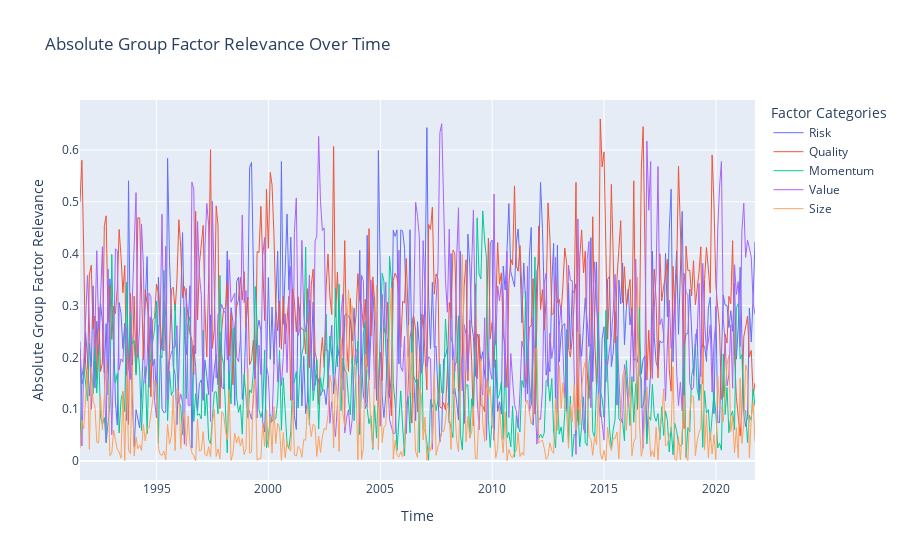
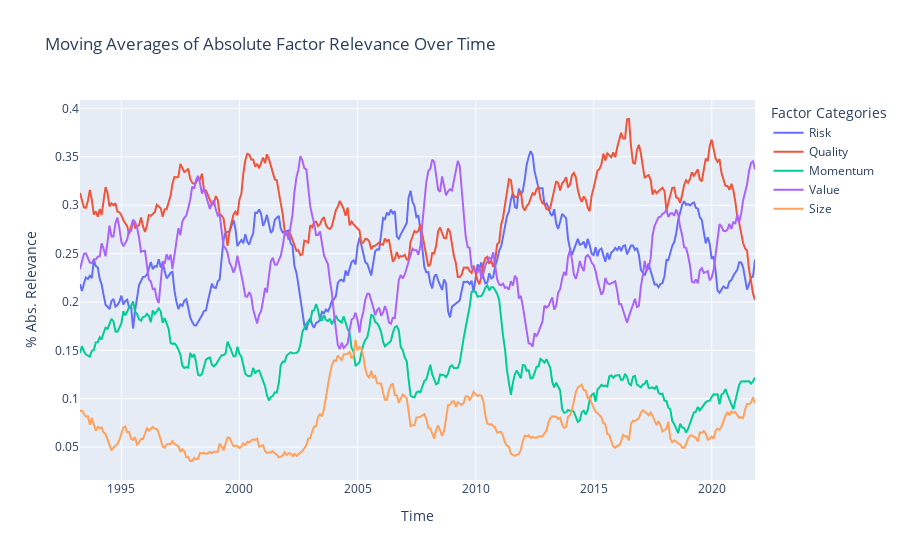
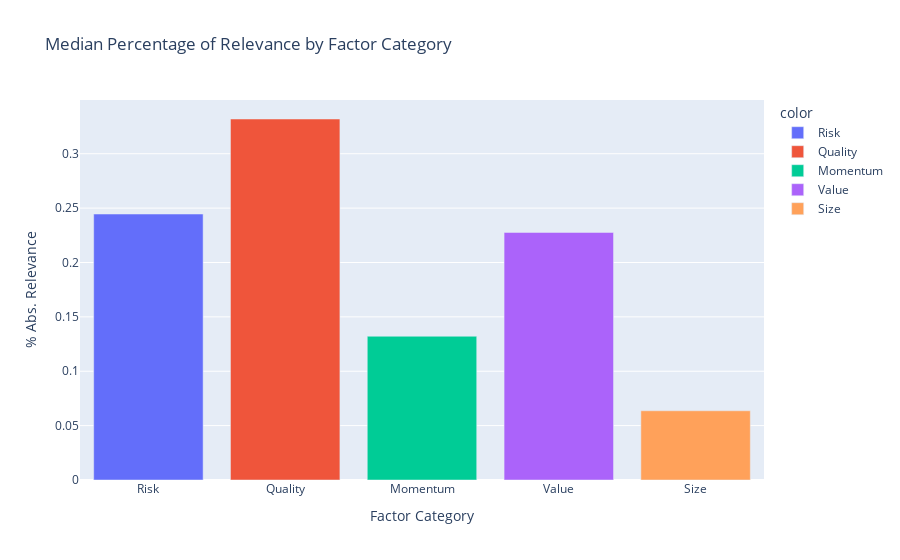

The code cell stored with these charts, in order, in its notebook:
### Code cell
# Create the figure
fig = go.Figure()
names = ["Risk", "Quality", "Momentum", "Value", "Size"]


for i in range(abs_group_factor_relevance.shape[0]):
    fig.add_trace(go.Scatter(x=sp500.index[65:], y=abs_group_factor_relevance[i, :] /\
                             abs_group_factor_relevance.sum(axis=0),
                             mode='lines', name=names[i],
                             line=dict(width=1)))

fig.update_layout(
    title="Absolute Group Factor Relevance Over Time",
    xaxis_title="Time",
    yaxis_title="Absolute Group Factor Relevance",
    legend_title="Factor Categories"
)

fig.show()

# --- Moving average of factor relevance ---
factor_ts = pd.DataFrame(dict(zip(names, abs_group_factor_relevance /abs_group_factor_relevance.sum(axis=0))))
# Apply a moving average to each column
moving_average_window = 20  # Adjust the window size as needed
factor_ts_ma = factor_ts.rolling(window=moving_average_window).mean()
factor_ts_ma["Date"] = sp500.index[66:]
factor_ts_ma.set_index('Date', inplace=True)
factor_ts_ma.dropna(inplace=True)

# Create the figure
fig = go.Figure()

# Add traces for each column
for column in factor_ts_ma.columns:
    fig.add_trace(go.Scatter(x=factor_ts_ma.index, y=factor_ts_ma[column],
                             mode='lines', name=column))

# Update layout and show the figure
fig.update_layout(
    title="Moving Averages of Absolute Factor Relevance Over Time",
    xaxis_title="Time",
    yaxis_title="% Abs. Relevance",
    legend_title="Factor Categories"
)

fig.show()



# --- Median Factor Relevance across time ---
abs_relevance_grouped = np.array([np.median(risk.sum(axis=1)),
                                  np.median(quality.sum(axis=1)),
                                  np.median(momentum.sum(axis=1)),
                                  np.median(value.sum(axis=1)),
                                  np.median(size)])


fig = px.bar(
    x=["Risk", "Quality", "Momentum", "Value", "Size"],
    y=abs_relevance_grouped / abs_relevance_grouped.sum(),
    title='Median Percentage of Relevance by Factor Category',
    color=["Risk", "Quality", "Momentum", "Value", "Size"]
    
)
fig.update_layout(
    xaxis_title = "Factor Category",
    yaxis_title = "% Abs. Relevance"
)
fig.show()

### Figure 1 — Plotly figure (JSON) as saved in the notebook; plotly's stock layout.template omitted (floating-point values rounded to 4 significant figures; data arrays with more than 128 entries replaced by an {"elided": "..."} marker saying what was removed)
{"data": [{"line": {"width": 1}, "mode": "lines", "name": "Risk", "type": "scatter", "x": {"elided": "364 str values"}, "y": {"elided": "363 float values"}}, {"line": {"width": 1}, "mode": "lines", "name": "Quality", "type": "scatter", "x": {"elided": "364 str values"}, "y": {"elided": "363 float values"}}, {"line": {"width": 1}, "mode": "lines", "name": "Momentum", "type": "scatter", "x": {"elided": "364 str values"}, "y": {"elided": "363 float values"}}, {"line": {"width": 1}, "mode": "lines", "name": "Value", "type": "scatter", "x": {"elided": "364 str values"}, "y": {"elided": "363 float values"}}, {"line": {"width": 1}, "mode": "lines", "name": "Size", "type": "scatter", "x": {"elided": "364 str values"}, "y": {"elided": "363 float values"}}], "layout": {"legend": {"title": {"text": "Factor Categories"}}, "title": {"text": "Absolute Group Factor Relevance Over Time"}, "xaxis": {"title": {"text": "Time"}}, "yaxis": {"title": {"text": "Absolute Group Factor Relevance"}}}}

### Figure 2 — Plotly figure (JSON) as saved in the notebook; plotly's stock layout.template omitted (floating-point values rounded to 4 significant figures; data arrays with more than 128 entries replaced by an {"elided": "..."} marker saying what was removed)
{"data": [{"mode": "lines", "name": "Risk", "type": "scatter", "x": {"elided": "344 str values"}, "y": {"elided": "344 float values"}}, {"mode": "lines", "name": "Quality", "type": "scatter", "x": {"elided": "344 str values"}, "y": {"elided": "344 float values"}}, {"mode": "lines", "name": "Momentum", "type": "scatter", "x": {"elided": "344 str values"}, "y": {"elided": "344 float values"}}, {"mode": "lines", "name": "Value", "type": "scatter", "x": {"elided": "344 str values"}, "y": {"elided": "344 float values"}}, {"mode": "lines", "name": "Size", "type": "scatter", "x": {"elided": "344 str values"}, "y": {"elided": "344 float values"}}], "layout": {"legend": {"title": {"text": "Factor Categories"}}, "title": {"text": "Moving Averages of Absolute Factor Relevance Over Time"}, "xaxis": {"title": {"text": "Time"}}, "yaxis": {"title": {"text": "% Abs. Relevance"}}}}

### Figure 3 — Plotly figure (JSON) as saved in the notebook; plotly's stock layout.template omitted (floating-point values rounded to 4 significant figures)
{"data": [{"alignmentgroup": "True", "hovertemplate": "color=Risk<br>x=%{x}<br>y=%{y}<extra></extra>", "legendgroup": "Risk", "marker": {"color": "#636efa", "pattern": {"shape": ""}}, "name": "Risk", "offsetgroup": "Risk", "orientation": "v", "showlegend": true, "textposition": "auto", "type": "bar", "x": ["Risk"], "xaxis": "x", "y": [0.2446], "yaxis": "y"}, {"alignmentgroup": "True", "hovertemplate": "color=Quality<br>x=%{x}<br>y=%{y}<extra></extra>", "legendgroup": "Quality", "marker": {"color": "#EF553B", "pattern": {"shape": ""}}, "name": "Quality", "offsetgroup": "Quality", "orientation": "v", "showlegend": true, "textposition": "auto", "type": "bar", "x": ["Quality"], "xaxis": "x", "y": [0.3319], "yaxis": "y"}, {"alignmentgroup": "True", "hovertemplate": "color=Momentum<br>x=%{x}<br>y=%{y}<extra></extra>", "legendgroup": "Momentum", "marker": {"color": "#00cc96", "pattern": {"shape": ""}}, "name": "Momentum", "offsetgroup": "Momentum", "orientation": "v", "showlegend": true, "textposition": "auto", "type": "bar", "x": ["Momentum"], "xaxis": "x", "y": [0.1322], "yaxis": "y"}, {"alignmentgroup": "True", "hovertemplate": "color=Value<br>x=%{x}<br>y=%{y}<extra></extra>", "legendgroup": "Value", "marker": {"color": "#ab63fa", "pattern": {"shape": ""}}, "name": "Value", "offsetgroup": "Value", "orientation": "v", "showlegend": true, "textposition": "auto", "type": "bar", "x": ["Value"], "xaxis": "x", "y": [0.2277], "yaxis": "y"}, {"alignmentgroup": "True", "hovertemplate": "color=Size<br>x=%{x}<br>y=%{y}<extra></extra>", "legendgroup": "Size", "marker": {"color": "#FFA15A", "pattern": {"shape": ""}}, "name": "Size", "offsetgroup": "Size", "orientation": "v", "showlegend": true, "textposition": "auto", "type": "bar", "x": ["Size"], "xaxis": "x", "y": [0.06366], "yaxis": "y"}], "layout": {"barmode": "relative", "legend": {"title": {"text": "color"}, "tracegroupgap": 0}, "title": {"text": "Median Percentage of Relevance by Factor Category"}, "xaxis": {"anchor": "y", "domain": [0, 1], "title": {"text": "Factor Category"}}, "yaxis": {"anchor": "x", "domain": [0, 1], "title": {"text": "% Abs. Relevance"}}}}
